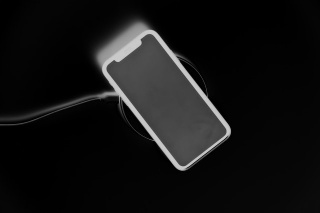
#> input picture Code/res/representation_score1.jpg, 320 x 213 px; its folder holds only this picture in this run
$ python distributions.py res/representation_score1.jpg   (older library calls are emulated)
#> lines starting #> are read from the running program, lines starting #| are printed output that depends on the picture
import cv2
import numpy as np
from scipy.stats import multivariate_normal
from scipy.spatial.distance import mahalanobis
from scipy.optimize import minimize
import matplotlib.pyplot as plt
import math
import sys
import threading
import multiprocessing
import concurrent.futures
import pickle
import argparse

# Global Variables
seeds = []
alpha_layers = []
color_layers = []
distributions = []
representation_scores = []
representation_threshold = 25

# Returns Per Pixel Vote Results And Winner Bin
def voteOnBin(img, gradient, representation_score, representation_threshold):
    # Voting on the bins
    votes_per_bin = {}
    votes = np.zeros((img.shape[0], img.shape[1], 1))
    nb_votes = 0
    for j in range(img.shape[0]):
        for i in range(img.shape[1]):
            if representation_score[j, i] < representation_threshold:
                continue
            binn = pow(math.e, -gradient[j,i]) * (1 - pow(math.e, -representation_score[j,i]))
            if isinstance(binn, np.ndarray):
                binn = binn[0]
            votes[j,i] = binn
            nb_votes += 1
            if binn in votes_per_bin:
                votes_per_bin[binn] += 1
            else:
                votes_per_bin[binn] = 1

    # Getting the most popular bin
    if nb_votes == 0:
        return -1, [], 0
    votes_per_bin = dict(sorted(votes_per_bin.items(), key=lambda item:item[1], reverse=True))
    winner_bin = list(votes_per_bin.items())[0][0]
    return (winner_bin, votes, nb_votes)

# Returns Pixels In a Bin
def getPopularBinPixelCoords(votes, bin):
    # We Get All Pixels That Belong To The Bin
    coords = []
    for j in range(votes.shape[0]):
        for i in range(votes.shape[1]):
            if votes[j,i] == bin:
                coords.append((j, i))
    return coords

# Returns Seed Pixel from a bin
def getSeedPixel(img, votes, winner_bin, coords, gradient, size=10):
    # Getting The Next Seed Pixel
    scores = []
    for pixel in coords:
        # 21x21 Kernel Limits
        lower_h = pixel[0]-size if pixel[0]-size >= 0 else 0
        higher_h = pixel[0]+size if pixel[0]+size < img.shape[0] else img.shape[0]-1

        lower_l = pixel[1]-size if pixel[1]-size >= 0 else 0
        higher_l = pixel[1]+size if pixel[1]+size < img.shape[1] else img.shape[1]-1

        S = 0
        for j in range(lower_h, higher_h):
            for i in range(lower_l, higher_l):
                if votes[j,i] == winner_bin:
                    S += 1
        score = S*pow(math.e, -gradient[pixel])
        scores.append(score)

    # Getting The Pixel Coordinates With The Higher Score
    seed_coords = coords[np.argmax(scores)]
    return seed_coords

# Returns distribution parameters
def estimateDistribution(img, seed_coords, size=10):
    # Distribution Estimation
    lower_h = seed_coords[0]-size if seed_coords[0]-size >= 0 else 0
    higher_h = seed_coords[0]+size if seed_coords[0]-size < img.shape[0] else img.shape[0]-1

    lower_l = seed_coords[1]-size if seed_coords[1]-size >= 0 else 0
    higher_l = seed_coords[1]+size if seed_coords[1]+size < img.shape[1] else img.shape[1]-1

    patch = img[lower_h:higher_h, lower_l:higher_l].reshape(-1, 3)

    # Calculating mean and covariance matrix
    covariance_matrix, mean_vector = cv2.calcCovarMatrix(patch, None, cv2.COVAR_ROWS | cv2.COVAR_SCALE | cv2.COVAR_NORMAL)

    if np.sum(covariance_matrix) == 0:
        covariance_matrix = np.array([
            [0.1, 0.1, 0.1],
            [0.1, 0.1, 0.1],
            [0.1, 0.1, 0.1]
        ])
    else:
        # Inverting Covariance Matrix
        if np.linalg.cond(covariance_matrix) < 1/sys.float_info.epsilon:
            covariance_matrix = np.linalg.inv(covariance_matrix)
        else:
            covariance_matrix = np.linalg.pinv(covariance_matrix)

    distribution = (mean_vector, covariance_matrix)
    return distribution

# Returns mahalanobis distance of image and distribution
# [47 lines left out: functions getMahalanobis, estimateRepresentation, not called in this run]


if __name__ == '__main__':

    parser = argparse.ArgumentParser(description='Color Model Estimation')
    parser.add_argument('image_path', type=str, nargs='?', help='image path')
    parser.add_argument('quality', type=int, nargs='?', default=50, help='image quality level')
    args = parser.parse_args()

    if(len(sys.argv) < 1):
        print("Not Enough Arguments")
        exit(-1)

    # Reading Image
    print('Reading Image...')
    img = cv2.imread(args.image_path)
#> img is the input picture: shape (213, 320, 3); min 0, max 207, mean 18.2
    percent = args.quality
    width = int(img.shape[1] * percent / 100)
#> width = 160
    height = int(img.shape[0] * percent / 100)
#> height = 106
    img_dim = (width, height)
#> img_dim = (160, 106)
    img = cv2.resize(img, img_dim)
#> img: shape (106, 160, 3)
    seeds_image = np.copy(img)

    cv2.imwrite('./res/original.jpg', img)

    # Calculating image gradient
    print('Calculating Gradient...')
    img_gray = cv2.cvtColor(img, cv2.COLOR_BGR2GRAY)
    laplacian = cv2.Laplacian(img_gray,cv2.CV_64F)
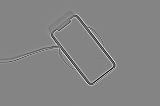
#> laplacian: shape (106, 160) float64; min -341, max 315, mean 0; drawn with min black and max white

    print('Initializing Layers...')
    representation_scores.append(np.full((img.shape[0], img.shape[1], 1), 255, dtype=int))

    first = True
    iteration = 1
    while(True):
        print(f'######## Iteration {iteration} ########')

        # Getting Votes + Most Popular Bin
        print('Voting On Bin...')
        winner_bin, votes, nb_votes = voteOnBin(img, laplacian, representation_scores[-1], representation_threshold)

        # Stoping When all pixels are well represented
        if(nb_votes == 0):
            break

        # Getting Coordinates Of Pixels In The Winner Bin
        print('Retreiving Pixel Coordinates...')
        coords = getPopularBinPixelCoords(votes, winner_bin)

        # Getting The Next Seed Pixel
        print('Finding Seed Pixel...')
        seed_coords = getSeedPixel(img, votes, winner_bin, coords, laplacian)
        seeds.append(seed_coords)
        print(f'Seed Pixel Coords : {seed_coords}')

        # Getting Distribution Parameters
        print('Estimating Distribution...')
        distribution = estimateDistribution(img, seed_coords)
        distributions.append(distribution)
        print(f'Distribution : {distribution}')

        # Show distribution
        dist = np.full((100, 100, 3), distribution[0])
        cv2.imwrite(f'./res/dist_{iteration}.jpg', dist)
        del dist

        # Estimate Representation score
        print("Estimating representation scores...")
        # Multiprocessing
        representation_score = np.copy(representation_scores[-1])
        rep_dim = (representation_score.shape[0], representation_score.shape[1])
        representation_score = representation_score.flatten()
#> (the run stopped early here; a loop or call above may not have finished)

$ run again, on Code/res/representation_score3.jpg
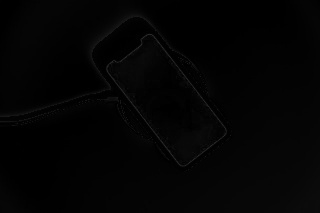
#> input picture Code/res/representation_score3.jpg, 320 x 213 px
#> img is the input picture: shape (213, 320, 3); min 0, max 45, mean 3.4
#> `img = cv2.resize(img, img_dim)`:
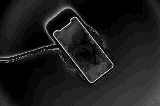
#> img: shape (106, 160, 3); min 0, max 30, mean 3.4; drawn with min black and max white
#> `laplacian = cv2.Laplacian(img_gray,cv2.CV_64F)`:
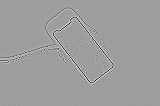
#> laplacian: shape (106, 160) float64; min -91, max 56, mean 0; drawn with min black and max white

$ run again, on Code/res/representation_score4.jpg
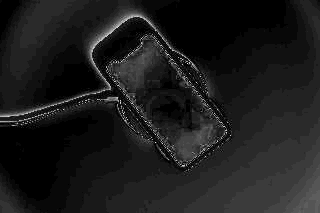
#> input picture Code/res/representation_score4.jpg, 320 x 213 px
#> img is the input picture: shape (213, 320, 3); min 0, max 30, mean 3.3
#> `img = cv2.resize(img, img_dim)`:
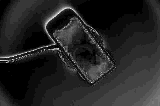
#> img: shape (106, 160, 3); min 0, max 23, mean 3.3; drawn with min black and max white
#> `laplacian = cv2.Laplacian(img_gray,cv2.CV_64F)`:
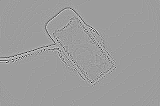
#> laplacian: shape (106, 160) float64; min -67, max 42, mean 0; drawn with min black and max white
